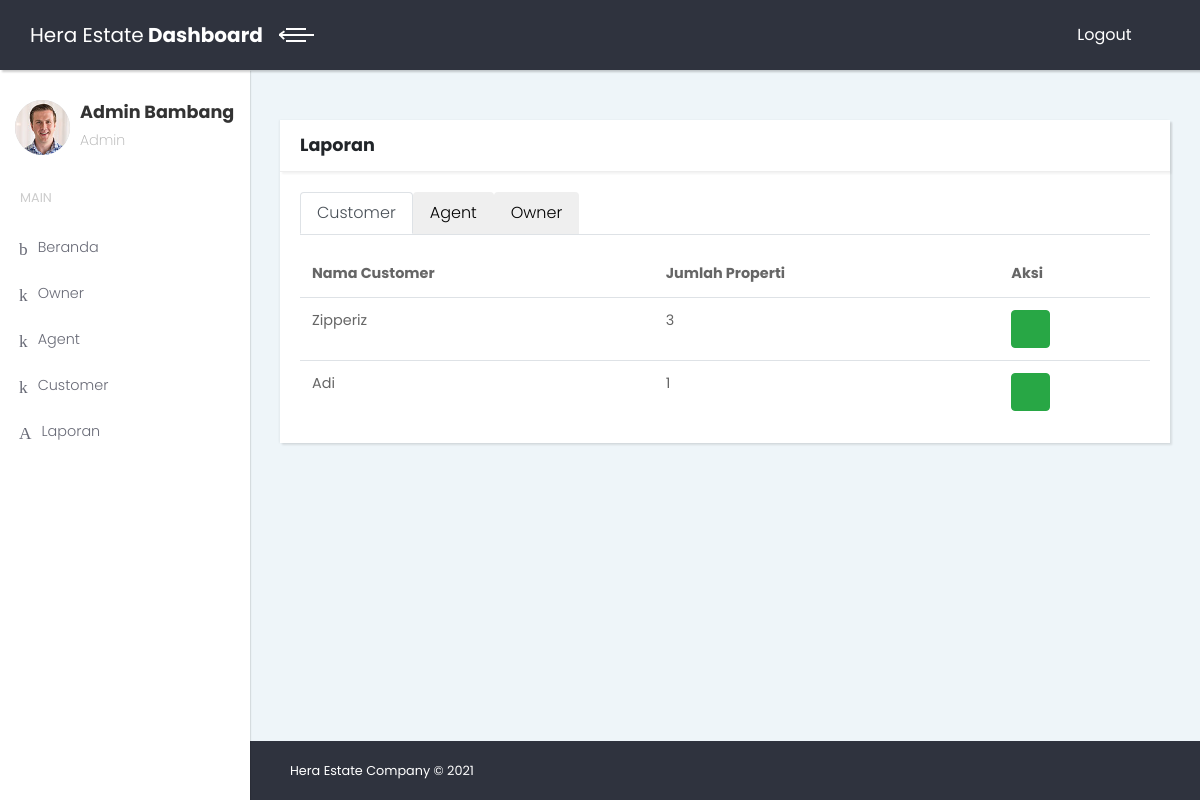
Page /heraAdmin/index.php?page=laporan&aksi=content (signed in) on the earlier database version.
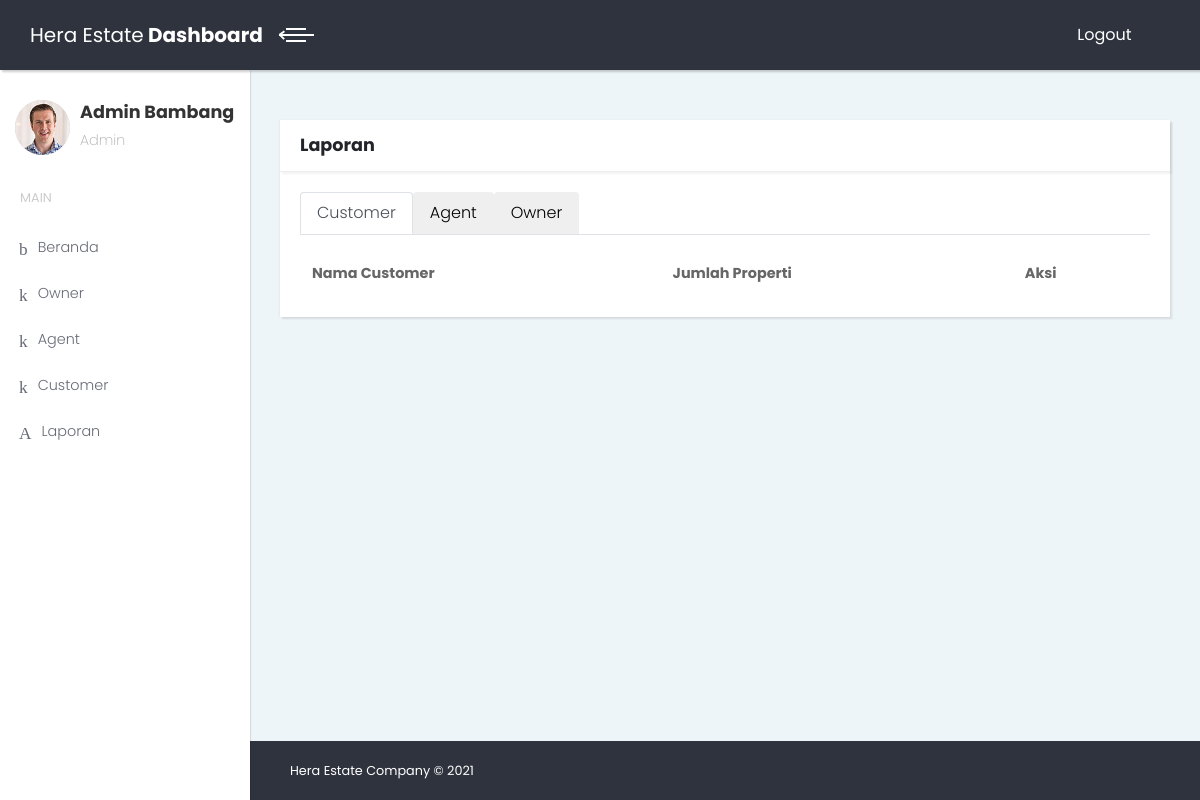
Same page on the later database version.
### tables this page shows
CREATE TABLE `tb_management_customer` (
  `id_management_customer` int(11) NOT NULL,
  `id_management_agent_management_customer` int(11) NOT NULL,
  `id_customer_management_customer` int(11) NOT NULL,
  `status_management_customer` int(11) NOT NULL DEFAULT '1',
  `created_at` datetime NOT NULL DEFAULT CURRENT_TIMESTAMP,
  `updated_at` datetime NOT NULL DEFAULT CURRENT_TIMESTAMP
);

CREATE TABLE `tb_users` (
  `id_users` bigint(20) UNSIGNED NOT NULL,
  `name` varchar(191) NOT NULL,
  `username` varchar(191) NOT NULL,
  `password` varchar(191) NOT NULL,
  `level` int(11) NOT NULL,
  `email` varchar(191) NOT NULL,
  `telephone` varchar(191) NOT NULL,
  `created_at` timestamp NOT NULL DEFAULT CURRENT_TIMESTAMP,
  `updated_at` timestamp NOT NULL DEFAULT CURRENT_TIMESTAMP ON UPDATE CURRENT_TIMESTAMP
);

### heraAdmin/pages/laporan/content.php (the view, shortened to what this page needs)
<div class="content-inner">
  <section>
    <div class="container-fluid">
      <div class="card">
        <div class="card-header">
          <h4>Laporan</h4>
        </div>
        <div class="card-body">
          <nav>
            <div class="nav nav-tabs" id="nav-tab" role="tablist">
              <button class="nav-link active" id="nav-home-tab" data-bs-toggle="tab" data-bs-target="#nav-home" type="button" role="tab" aria-controls="nav-home" aria-selected="true">Customer</button>
              <button class="nav-link" id="nav-profile-tab" data-bs-toggle="tab" data-bs-target="#nav-profile" type="button" role="tab" aria-controls="nav-profile" aria-selected="false">Agent</button>
              <button class="nav-link" id="nav-contact-tab" data-bs-toggle="tab" data-bs-target="#nav-contact" type="button" role="tab" aria-controls="nav-contact" aria-selected="false">Owner</button>
            </div>
          </nav>
          <div class="tab-content" id="nav-tabContent">
            <div class="tab-pane fade show active" id="nav-home" role="tabpanel" aria-labelledby="nav-home-tab">
              <div class="table-responsive mt-3">
                <table id="datatable1" style="width: 100%;" class="table">
                  <thead>
                    <tr>
                      <th>Nama Customer</th>
                      <th>Jumlah Properti</th>
                      <th>Aksi</th>
                    </tr>
                  </thead>
                  <tbody>
                    <?php
                      $perintah = "SELECT *, COUNT(id_customer_management_customer) AS jumlah_properties FROM tb_management_customer AS management_customer INNER JOIN tb_management_agent AS management_agent ON management_customer.id_management_agent_management_customer = management_agent.id_management_agent INNER JOIN tb_users AS user ON management_customer.id_customer_management_customer = user.id_users WHERE status_management_customer > 0 GROUP BY id_customer_management_customer";
                      $query = mysqli_query($conn, $perintah);
                      while ($data = mysqli_fetch_array($query)) {
                    ?>
                    <tr>
                      <td><?php echo $data['name']; ?></td>
                      <td><?php echo $data['jumlah_properties']; ?></td>
                      <td>
                        <a href="?page=laporan&aksi=detail&id=<?php echo $data['id_customer_management_customer']?>" class="btn btn-success"><i class="fa fa-eye"></i></a>
                      </td>
                    </tr>
                    <?php
                      }
                    ?>
                  </tbody>
                </table>
              </div>
            </div>
          </div>
        </div>
      </div>
    </div>
  </section>
  <footer class="main-footer">
    <div class="container-fluid">
      <div class="row">
        <div class="col-sm-6">
          <p>Hera Estate Company &copy; 2021</p>
        </div>
      </div>
    </div>
  </footer>
</div>

Differences in the rows shown:
removed tb_management_customer: tb_users.name "Zipperiz", jumlah_properties "3"
removed tb_management_customer: tb_users.name "Adi", jumlah_properties "1"
